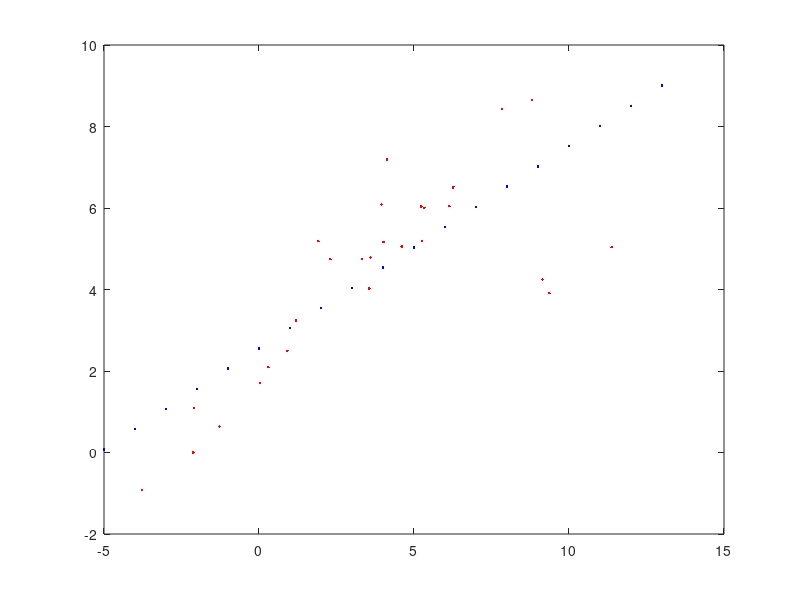

Reproduce this figure in MATLAB.
function [a b] = e_6c()
	data_ = load('brain.txt');
	data = log(data_);
	x_ = mean(data(:,1));
	y_ = mean(data(:,2));
	n = size(data,1);
	num = 0;
	den = 0;
	num = (data(:,1)-x_)'*(data(:,2)-y_);
	den = (data(:,1)-x_)'*(data(:,1)-x_);
	
	if (den == 0)
		a = Inf;
		b = data(1,1);
	else
		b = num/den;
		a = y_ - b * x_;
	end
	
	plot(data(:,1),data(:,2), 'r.');
	hold on;
	v = [-5:13];
	plot(v,v*b+a, 'b.');
	p = polyfit(data(:,1), data(:,2), 2)
	hold off
end


